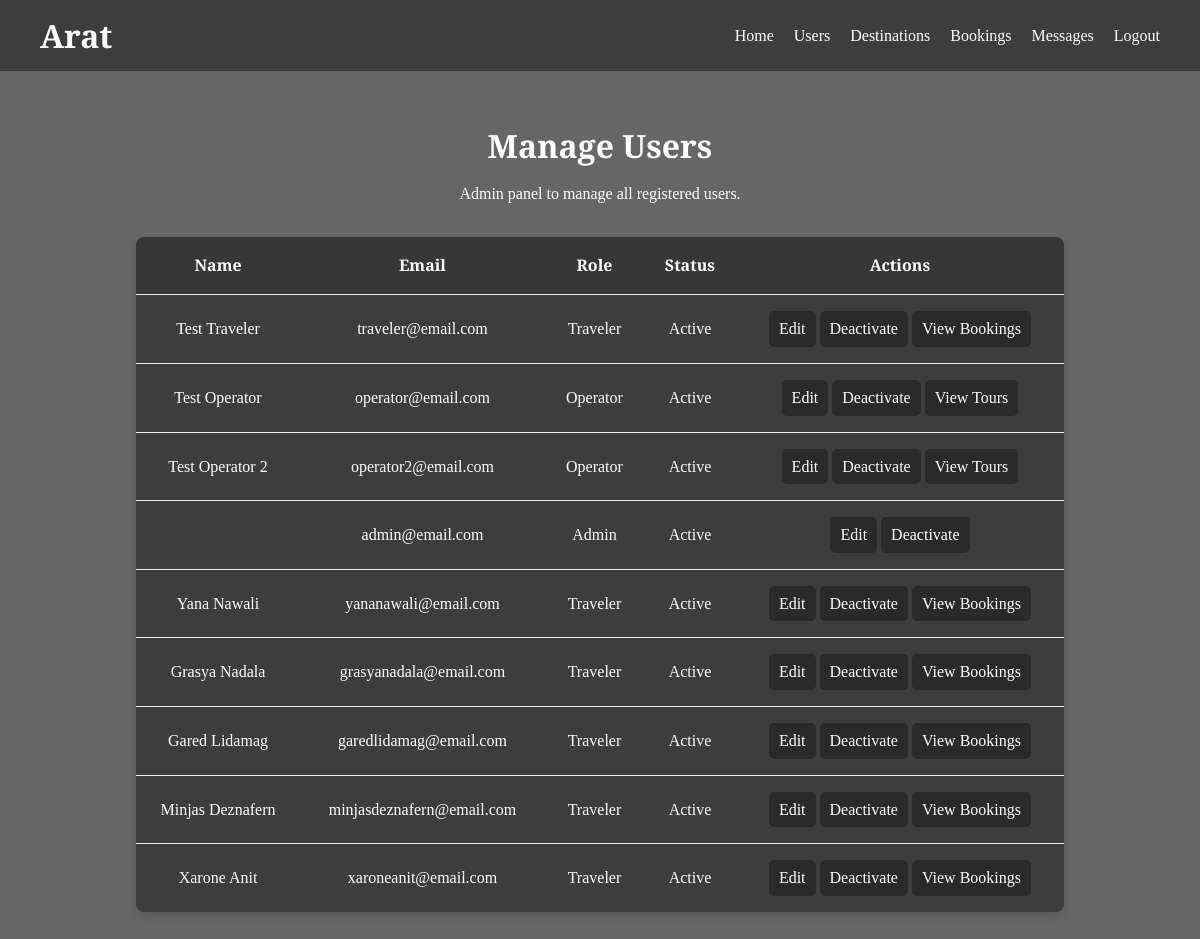
/frontend/admin/users.php (signed in), run on the app's committed database.
### tables this page shows
CREATE TABLE `users` (
  `id` int(11) NOT NULL,
  `name` varchar(100) DEFAULT NULL,
  `email` varchar(100) DEFAULT NULL,
  `password` varchar(255) DEFAULT NULL,
  `role` enum('traveler','operator','admin') DEFAULT 'traveler',
  `created_at` timestamp NOT NULL DEFAULT current_timestamp(),
  `status` enum('active','inactive') DEFAULT 'active'
);

### frontend/admin/users.php (the view, shortened to what this page needs)
<?php
require '../../backend/config/db.php';
$stmt = $pdo->query("SELECT * FROM users");
$users = $stmt->fetchAll(PDO::FETCH_ASSOC);
?>
<!DOCTYPE html>
<html lang="en">
<head>
</head>
<body>
  <div class="overlay">
    <section class="hero">
      <header>
        <h1>Arat</h1>
        <nav>
            <a href="dashboard.php">Home</a>
            <a href="users.php">Users</a>
            <a href="destinations.php">Destinations</a>
            <a href="bookings.php">Bookings</a>
            <a href="messages.php">Messages</a>
            <a href="/backend/auth/logout.php">Logout</a>
        </nav>
      </header>
    </section>
    <h2>Manage Users</h2>
    <p>Admin panel to manage all registered users.</p>
    <div class="table-container">
    <table>
        <thead>
            <tr>
                <th>Name</th>
                <th>Email</th>
                <th>Role</th>
                <th>Status</th>
                <th>Actions</th>
            </tr>
        </thead>
        <tbody>
        <?php foreach ($users as $user): ?>
            <tr>
                <td><?= htmlspecialchars($user['name']) ?></td>
                <td><?= htmlspecialchars($user['email']) ?></td>
                <td><?= ucfirst(htmlspecialchars($user['role'])) ?></td>
                <td><?= ucfirst(htmlspecialchars($user['status'])) ?></td>
                <td class="btn-group">
                    <a href="edit_user.php?id=<?= $user['id'] ?>" class="btn">Edit</a>
                    <a href="?toggle_status=<?= $user['id'] ?>" class="btn" onclick="return confirm('Are you sure you want to toggle this user\'s status?')">
                        <?= $user['status'] === 'active' ? 'Deactivate' : 'Activate' ?>
                    </a>
                    <?php if ($user['role'] === 'traveler'): ?>
                        <a href="user_bookings.php?user_id=<?= $user['id'] ?>" class="btn">View Bookings</a>
                    <?php elseif ($user['role'] === 'operator'): ?>
                        <a href="user_tours.php?id=<?= $user['id'] ?>" class="btn">View Tours</a>
                    <?php endif; ?>
                </td>
            </tr>
        <?php endforeach; ?>
        </tbody>
    </table>
    </div>
  </div>
</body>
</html>

### frontend/admin/users.php (style rules this page uses)
* { margin: 0; padding: 0; box-sizing: border-box; }
body { font-family: 'Playfair Display', serif; background-image: url('/image/bora1.jpg'); background-size: cover; background-attachment: fixed; background-position: center; background-repeat: no-repeat; color: #333; line-height: 1.6; }
header { position: absolute; top: 0; left: 0; width: 100%; padding: 10px 40px; display: flex; align-items: center; z-index: 10; background: rgba(0, 0, 0, 0.4); }
header h1 { font-size: 32px; color: #fff; }
nav { position: absolute; right: 40px; display: flex; align-items: center; }
nav a { margin-left: 20px; color: #fff; text-decoration: none; font-weight: 500; font-size: 16px; transition: color 0.3s; }
h2 { text-align: center; margin: 40px 0 10px; color: rgb(255, 255, 255); font-size: 32px; }
p { text-align: center; margin-bottom: 30px; color: white; }
.overlay { background-color: rgba(0, 0, 0, 0.3); padding: 80px 20px 40px; min-height: 100vh; }
.table-container { width: 80%; margin: 0 auto; box-shadow: 0 4px 10px rgba(0, 0, 0, 0.1); }
table { width: 100%; border-collapse: collapse; background-color: rgba(0, 0, 0, 0.4); border-radius: 8px; overflow: hidden; box-shadow: 0 4px 10px rgba(0, 0, 0, 0.08); }
th, td { padding: 16px; border-bottom: 1px solid #eee; text-align: center; }
th { background-color:rgba(0, 0, 0, 0.1); color: white; }
tr:last-child td { border-bottom: none; }
td { color: white; }
.btn-group a { display: inline-block; background-color:rgba(0, 0, 0, 0.3); color: white; text-decoration: none; padding: 5px 10px; border-radius: 5px; transition: background-color 0.3s; }
.overlay { background-color: rgba(0, 0, 0, 0.6); }

### data on the page
users: name "Test Traveler", email "traveler@email.com", role "Traveler", status "Active", shows "Deactivate"
users: name "Test Operator", email "operator@email.com", role "Operator", status "Active", shows "Deactivate"
users: name "Test Operator 2", email "operator2@email.com", role "Operator", status "Active", shows "Deactivate"
users: email "admin@email.com", role "Admin", status "Active", shows "Deactivate"
users: name "Yana Nawali", email "yananawali@email.com", role "Traveler", status "Active", shows "Deactivate"
users: name "Grasya Nadala", email "grasyanadala@email.com", role "Traveler", status "Active", shows "Deactivate"
users: name "Gared Lidamag", email "garedlidamag@email.com", role "Traveler", status "Active", shows "Deactivate"
users: name "Minjas Deznafern", email "minjasdeznafern@email.com", role "Traveler", status "Active", shows "Deactivate"
users: name "Xarone Anit", email "xaroneanit@email.com", role "Traveler", status "Active", shows "Deactivate"
